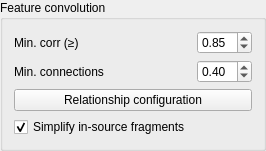
                          <widget class="QGroupBox" name="groupFeaturesUntargeted">
                           <property name="title">
                            <string>Feature convolution</string>
                           </property>
                           <property name="checkable">
                            <bool>false</bool>
                           </property>
                           <layout class="QGridLayout" name="gridLayout_26">
                            <item row="1" column="0">
                             <widget class="QLabel" name="label_46">
                              <property name="text">
                               <string>Min. corr (≥)</string>
                              </property>
                             </widget>
                            </item>
                            <item row="1" column="1">
                             <widget class="QDoubleSpinBox" name="minCorrelation">
                              <property name="minimum">
                               <double>-1.000000000000000</double>
                              </property>
                              <property name="maximum">
                               <double>1.000000000000000</double>
                              </property>
                              <property name="singleStep">
                               <double>0.050000000000000</double>
                              </property>
                              <property name="value">
                               <double>0.850000000000000</double>
                              </property>
                             </widget>
                            </item>
                            <item row="3" column="0" colspan="2">
                             <widget class="QPushButton" name="relationshipConfig">
                              <property name="text">
                               <string>Relationship configuration</string>
                              </property>
                             </widget>
                            </item>
                            <item row="2" column="0">
                             <widget class="QLabel" name="label">
                              <property name="text">
                               <string>Min. connections</string>
                              </property>
                             </widget>
                            </item>
                            <item row="2" column="1">
                             <widget class="QDoubleSpinBox" name="minCorrelationConnections">
                              <property name="maximum">
                               <double>1.000000000000000</double>
                              </property>
                              <property name="singleStep">
                               <double>0.100000000000000</double>
                              </property>
                              <property name="value">
                               <double>0.400000000000000</double>
                              </property>
                             </widget>
                            </item>
                            <item row="4" column="0">
                             <widget class="QCheckBox" name="checkBox_simplifyInSourceFragments">
                              <property name="text">
                               <string>Simplify in-source fragments</string>
                              </property>
                              <property name="checked">
                               <bool>true</bool>
                              </property>
                             </widget>
                            </item>
                           </layout>
                          </widget>
